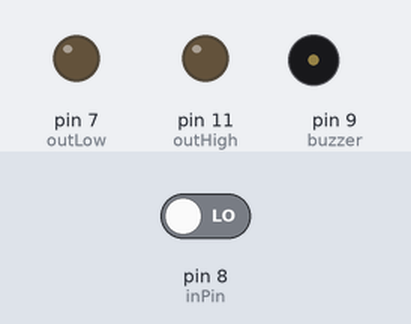
This sketch was run on a simulated Arduino Uno, built with avr-gcc and run on an emulated ATmega328P. Shown: output pins drawn as LEDs (lit = HIGH), buzzer (waves = sounding, pin HIGH). The test bench sets the inputs (shaded band); at power-on: pin 8 (inPin) LOW.

Above: at 1.2 s.
1.3 s: pin 8 (inPin) driven HIGH
At 2.35 s:
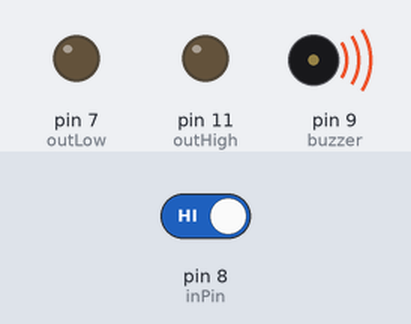
At 4.1 s:
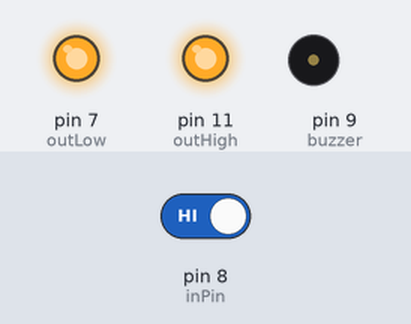
4.3 s: pin 8 (inPin) driven LOW
At 5.2 s:
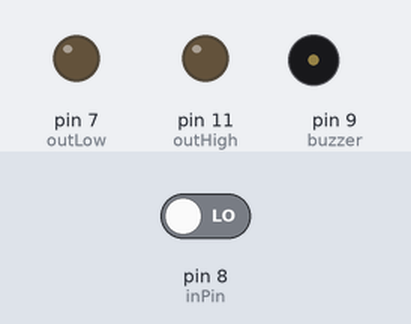
Timing chart, 0 to 7.3 s (numbered marks = the images above; inputs shaded):
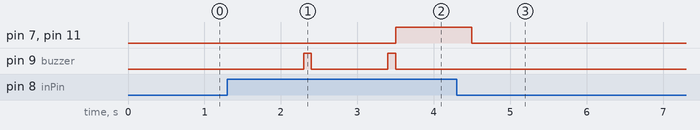

Measured:
- after the input at 1.3 s, pin 7 (outLow), pin 11 (outHigh): LOW → HIGH after 2.2 s; pin 9 (buzzer): alternates HIGH for 0.10 s and LOW for 1.0 s, starting after 1.0 s
- after the input at 4.3 s, pin 7 (outLow), pin 11 (outHigh): goes on until 4.5 s, then stays LOW; pin 9 (buzzer): stops changing and stays LOW

The sketch:

jimmy_puff_delay.ino
```cpp
// ON is towards USB
// OFF is towards outputs
// switch must be ON to upload
// check resistor if opening case

// define variables
int inPin = 8;    // left
int outLow = 7;   // middle
int outHigh = 11; // right
int buzzer = 9;   // test LEDs
int del = 1000;
int on = 1000;

void setup() {
  // define input/output
  pinMode(inPin, INPUT);
  pinMode(outLow, OUTPUT);
  pinMode(outHigh, OUTPUT);
  pinMode(buzzer, OUTPUT);

  // turn everything off
  digitalWrite(outLow, LOW);
  digitalWrite(outHigh, LOW);
  digitalWrite(buzzer, LOW);
}

void loop() {

  // run if input detected
  if (digitalRead(inPin)) {
    delay(del); // wait 4 seconds

    digitalWrite(buzzer, HIGH);
    delay(100);
    digitalWrite(buzzer, LOW);
    delay(1000);
    digitalWrite(buzzer, HIGH);
    delay(100);
    digitalWrite(buzzer, LOW);

    // turn on outputs for 30 ms (low has external resistor)
    digitalWrite(outLow, HIGH);
    digitalWrite(outHigh, HIGH);
    delay(on);

    // turn everything off
    digitalWrite(outLow, LOW);
    digitalWrite(outHigh, LOW);
  }
}
```
